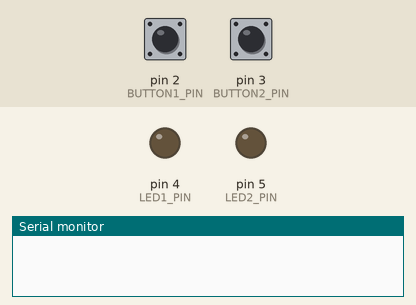
This sketch was run on a simulated Arduino Uno, built with avr-gcc and run on an emulated ATmega328P. Shown: output pins drawn as LEDs (lit = HIGH), the last lines printed to the serial monitor. Inputs (shaded band) come from the test bench; at power-on: pin 2 (BUTTON1_PIN) HIGH, pin 3 (BUTTON2_PIN) HIGH.

Above: at 1.2 s.
1.3 s: pin 2 (BUTTON1_PIN) pulled LOW for 0.15 s
At 2.4 s:
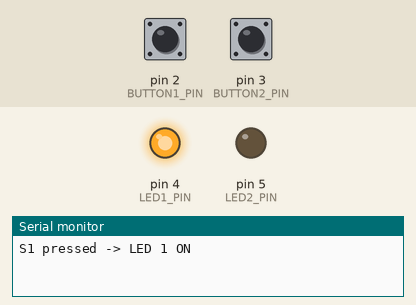
4.4 s: pin 3 (BUTTON2_PIN) pulled LOW for 0.15 s
At 4.8 s:
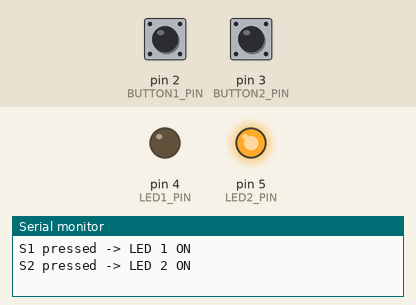
7.5 s: pin 3 (BUTTON2_PIN) pulled LOW for 1 s
At 11.3 s:
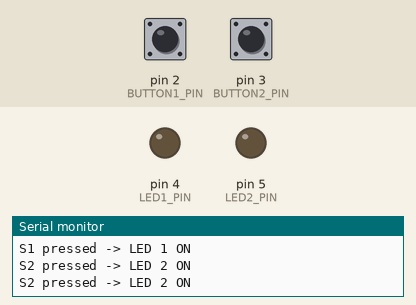
11.5 s: pin 3 (BUTTON2_PIN) pulled LOW for 3.2 s
At 12.6 s:
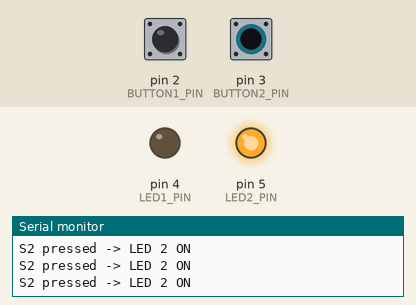
17.7 s: pin 2 (BUTTON1_PIN) driven LOW and pin 3 (BUTTON2_PIN) driven LOW
At 22.0 s:
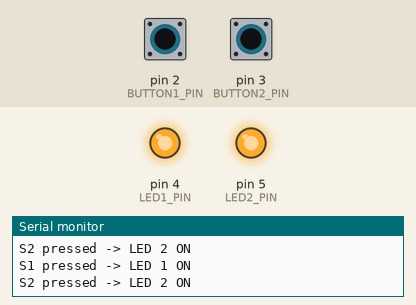
Timing chart, 0 to 23.2 s (numbered marks = the images above; inputs shaded):
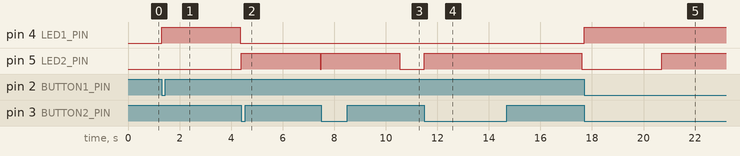

The sketch:

W03_EX5.ino
```cpp
// Exercise 5 - Polling, two buttons (breadboard build)
// Author: Luke Griffin

const int BUTTON1_PIN = 2;                    // S1 push button on pin D2
const int BUTTON2_PIN = 3;                    // S2 push button on pin D3
const int LED1_PIN = 4;                       // LED 1 on pin D4
const int LED2_PIN = 5;                       // LED 2 on pin D5

void setup() {                                // runs once at power-on
  Serial.begin(9600);                         // open serial monitor (9600 baud)
  pinMode(BUTTON1_PIN, INPUT_PULLUP);         // S1 idle HIGH, pressed LOW
  pinMode(BUTTON2_PIN, INPUT_PULLUP);         // S2 idle HIGH, pressed LOW
  pinMode(LED1_PIN, OUTPUT);                  // LED 1 pin is an output
  pinMode(LED2_PIN, OUTPUT);                  // LED 2 pin is an output
  digitalWrite(LED1_PIN, LOW);                // start with LED 1 off
  digitalWrite(LED2_PIN, LOW);                // start with LED 2 off
}                                             // end of setup()

void loop() {                                 // repeats forever
  bool s1 = (digitalRead(BUTTON1_PIN) == LOW);  // true when S1 is pressed
  bool s2 = (digitalRead(BUTTON2_PIN) == LOW);  // true when S2 is pressed

  if (s1) {                                   // if S1 is pressed
    digitalWrite(LED1_PIN, HIGH);             // turn LED 1 on
    Serial.println("S1 pressed -> LED 1 ON"); // print status
    delay(3000);                              // keep LED 1 on for 3 s
  } else {                                    // otherwise
    digitalWrite(LED1_PIN, LOW);              // turn LED 1 off
  }                                           // end of S1 block

  if (s2) {                                   // if S2 is pressed
    digitalWrite(LED2_PIN, HIGH);             // turn LED 2 on
    Serial.println("S2 pressed -> LED 2 ON"); // print status
    delay(3000);                              // keep LED 2 on for 3 s
  } else {                                    // otherwise
    digitalWrite(LED2_PIN, LOW);              // turn LED 2 off
  }                                           // end of S2 block

  delay(50);                                  // small pause between checks
}                                             // end of loop()
```

Measured:
- after the input at 1.3 s, pin 4 (LED1_PIN): LOW → HIGH at once, → LOW 3.1 s later
- after the input at 4.4 s, pin 5 (LED2_PIN): LOW → HIGH at once, → LOW 3.1 s later
- after the input at 7.5 s, pin 5 (LED2_PIN): LOW → HIGH at once, → LOW 3.1 s later
- after the input at 11.5 s, pin 5 (LED2_PIN): LOW → HIGH at once, → LOW 6.1 s later
- after the input at 17.7 s, pin 4 (LED1_PIN): LOW → HIGH at once; pin 5 (LED2_PIN): LOW → HIGH after 3.0 s
